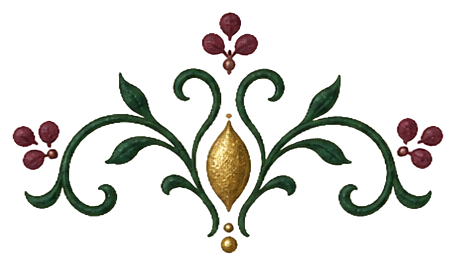
#> input picture examples/illuminated-book/profiles/illuminated-example/assets/hinge-tendrils.png, 456 x 266 px
$ python -i layout_images.py   (imports and definitions only)
#> lines starting #> are read from the running program, lines starting #| are printed output that depends on the picture; after the words box and inside, x2 and y2 are one past the last pixel; in counts of white or black regions, pixels touching at a corner belong together
r"""Preprocess Optical Foundry layout-image source blocks.

The source-facing surface is an explicit fenced block, not default Markdown image
behavior:

```of-image
path: assets/portrait.png
placement: wrap        # wrap | absolute | inline | block
align: right           # wrap only: left | right
width: 0.34\textwidth
edge: vignette         # none | fade | vignette | soft
gap: 2\baselineskip    # block only: vertical envelope, defaults to the hinge's
auto_trim: true        # block only: crop the blank margin the asset ships
caption: Optional caption
```

The preprocessor rewrites the block into guarded raw LaTeX. It is intentionally
PDF/LaTeX-oriented: Markdown remains the canonical source surface, while the
render-only copy carries wrapfig/TikZ/eso-pic commands for Pandoc.

Displayed images (`placement: block`, and raw centered `\includegraphics`
vignettes written straight into source) additionally get a measured whitespace
contract — see the `_BLOCK_IMAGE_GAP_DEFAULT` block below for the ruling, the
measurements behind it, and what is deliberately left alone.
"""
from __future__ import annotations

from dataclasses import dataclass, field
from pathlib import Path
from typing import Any
import hashlib
import re


class LayoutImageRenderError(RuntimeError):
    """Raised when an `of-image` block is unsafe or malformed."""


@dataclass(frozen=True)
class LayoutImagePreprocessResult:
    changed: bool
    rewritten_source: Path
    figure_inventory: list[dict[str, Any]] = field(default_factory=list)
    warnings: list[str] = field(default_factory=list)
    graphicspath_roots: list[str] = field(default_factory=list)


_BLOCK_RE = re.compile(r"^```of-image\s*\n(?P<body>.*?)^```\s*$", re.MULTILINE | re.DOTALL)
_INITIAL_BLOCK_RE = re.compile(r"^```of-initial\s*\n(?P<body>.*?)^```\s*\n?", re.MULTILINE | re.DOTALL)
_RAW_LATEX_RESOURCE_RE = re.compile(
    r"\\(?:includegraphics|OFSectionDividerBackground|CodexFloatingPlate|OFOuterRail|OFBottomRail|OFEdgeOrnament)\b"
)
_SAFE_DIMENSION_RE = re.compile(
    r"^-?(?:\\(?:linewidth|textwidth|textheight|paperwidth|paperheight|baselineskip)|(?:0(?:\.0+)?|0?\.\d+|[1-9]\d*(?:\.\d+)?)(?:\\(?:linewidth|textwidth|textheight|paperwidth|paperheight|baselineskip)|in|cm|mm|pt|em|ex))$"
)
_SAFE_OPACITY_RE = re.compile(r"^(?:0(?:\.\d+)?|1(?:\.0+)?)$")
_ALLOWED_PLACEMENTS = {"wrap", "absolute", "inline", "block"}
_ALLOWED_ALIGN = {"left": "l", "right": "r"}
_ALLOWED_ANCHORS = {"north east", "north west", "south east", "south west", "center"}
_ALLOWED_EDGES = {"", "none", "fade", "vignette", "soft", "soft-edge", "soft_edge"}
_ALLOWED_INITIAL_ALIGNMENTS = {"bottom", "top"}
_IMAGE_EXTENSIONS = {".png", ".jpg", ".jpeg", ".pdf"}

# --- Displayed-image vertical envelope (Luis-ruled 2026-08-11, build-64 proof) ---
#
# Folio 168: "there is too much whitespace around the image. it should be
# comparable to a hinge. across the whole work. [two other object vignettes]
# are instances too."
#
# The target is measured, not invented. A hinge ornament is emitted by
# profiles/40_latex_import/filters/codex0_composition.lua as
#
#   \CodexBreakOrnament -> \par\vspace{G}{\centering <glyph>\par}\vspace{G}
#   hinge_ornament_gap  = 2\baselineskip   (26.9pt at the book's 13.44pt leading)
#
# and on Vol I folio 168 of build 64 that hinge measures 33.6pt of ink-to-ink air
# above it and 37.7pt below. The block image four inches down the
# same page measured 63.6pt above and 58.8pt below — roughly 1.7x a hinge.
#
# Two separate causes, both addressed here:
#
#   1. ENVELOPE. `placement: block` was emitted as a bare `\begin{center}`, so its
#      vertical space was LaTeX's trivlist \topsep + \partopsep + \parskip. That is
#      smaller than a hinge AND it carries stretch, so no two displayed images in
#      the book agreed with each other or with the ornament ladder. Displayed
#      images now use the hinge's own rigid envelope, by way of the
#      `OFDisplayedFigure` environment defined below.
#
#   2. THE ASSET'S OWN MARGIN — the larger share. Object extracts are exported on a
#      generous canvas, so the PNG ships its whitespace inside the image box where
#      no LaTeX skip can reach it: one vignette 24%/29% top/bottom, another
#      27%/32%, a third 35%/42%. A fourth vignette is
#      alpha-tight but fades below visibility ~36% before its top edge, which reads
#      the same way on paper. That margin is now measured and cropped at render
#      time, with the declared width scaled by the retained fraction so the VISIBLE
#      object keeps exactly the size it has today — this removes whitespace, never
#      resizes artwork.
#
# Scope: the DISPLAYED lane only (`placement: block`, plus the raw centered
# vignettes below). `placement: wrap` is deliberately untouched — a wrap has prose
# beside it rather than above and below it, its space is \intextsep/\columnsep, and
# the wrapped vignette on folio 198 reads correctly today. Full-page plates are out
# of scope by Luis's own framing and are excluded structurally (see
# _RAW_CENTERED_VIGNETTE_RE).
_BLOCK_IMAGE_GAP_DEFAULT = "2\\baselineskip"

# Content-margin detection. A pixel counts as ink when compositing it onto white
# paper darkens the paper by more than _AUTO_TRIM_INK_FLOOR/255 (~8%); below that
# it does not print as anything a reader can see. A row/column counts as content
# when at least _AUTO_TRIM_LINE_COVERAGE of it is ink, which keeps stray specks and
# scan noise from defeating the crop.
_AUTO_TRIM_INK_FLOOR = 20
_AUTO_TRIM_LINE_COVERAGE = 0.005
# Margins under 4% are hairlines. With the 2% bleed below, this means a crop only
# ever happens when it removes at least 2% of a dimension — enough to matter on the
# page, and never enough churn to produce a trimmed twin for a rounding error.
_AUTO_TRIM_MIN_MARGIN = 0.04
# Give back 2% of the natural dimension as bleed so a hard clip never lands on the
# still-visible part of a vignette's fade.
_AUTO_TRIM_BLEED = 0.02
# Refuse to remove more than 45% from any one edge: past that the measurement is
# more likely wrong than the asset is.
_AUTO_TRIM_MAX_EDGE = 0.45
_AUTO_TRIM_PLACEMENTS = {"block"}

# Raw `\begin{center}\includegraphics[width=<absolute>]{path}\end{center}` written
# directly into source, which is how two object vignettes (both
# named in the folio-168 note), the blueberry hill, the birches and a
# third vignette are wired. These never passed through `of-image`, so an
# of-image-only fix would have missed exactly the instances Luis cited. Normalizing
# them in the render-only copy fixes them without touching book source.
#
# The guard is deliberately narrow so full-page plates cannot be caught: it demands
# a line-initial match (so a quoted/commented placement directive is skipped), a
# lone `width=` key in an ABSOLUTE unit, and a brace-free literal path. Every
# full-page plate in the book carries `width=\textwidth,height=0.9\textheight,
# keepaspectratio` and a `\detokenize{...}` path, and so fails all three.
_RAW_CENTERED_VIGNETTE_RE = re.compile(
    r"^\\begin\{center\}[ \t]*"
    r"\\includegraphics\[[ \t]*width[ \t]*=[ \t]*"
    r"(?P<width>(?:0?\.\d+|[1-9]\d*(?:\.\d+)?)(?:in|cm|mm|pt))[ \t]*\]"
    r"\{(?P<path>[^{}\\%#$`\s]+)\}[ \t]*"
    r"\\end\{center\}[ \t]*$",
    re.MULTILINE,
)

_DIMENSION_PARTS_RE = re.compile(
    r"^(?P<coeff>(?:0(?:\.0+)?|0?\.\d+|[1-9]\d*(?:\.\d+)?))?"
    r"(?P<unit>\\[a-z]+|in|cm|mm|pt|em|ex)$"
)
_IMAGE_INITIAL_RECIPES: dict[str, dict[str, Any]] = {
    "codex0_a5_default": {
        "width": ".72in",
        "lines": 4,
        "gap": ".06in",
        "raise": "0in",
        "align": "bottom",
    },
    "mythic_letter_default": {
        "width": ".84in",
        "lines": 4,
        "gap": ".08in",
        "raise": "0in",
        "align": "bottom",
    },
    "cam_letter_default": {
        "width": ".80in",
        "lines": 4,
        "gap": ".08in",
        "raise": "0in",
        "align": "bottom",
    },
    "generic_report_default": {
        "width": ".78in",
        "lines": 4,
        "gap": ".08in",
        "raise": "0in",
        "align": "bottom",
    },
}
_LATEX_TEXT_REPLACEMENTS = {
    "\\": r"\textbackslash{}",
    "&": r"\&",
    "%": r"\%",
    "$": r"\$",
    "#": r"\#",
    "_": r"\_",
    "{": r"\{",
    "}": r"\}",
    "~": r"\textasciitilde{}",
    "^": r"\textasciicircum{}",
}


_LAYOUT_IMAGE_HEADER_INCLUDES = [
    r"\usepackage{graphicx}",
    r"\usepackage{wrapfig}",
    r"\usepackage{tikz}",
    r"\usetikzlibrary{calc}",
    # tikzpagenodes supplies `current page text area`, which plain TikZ does not.
    # codex0.tex's \OFCompassField anchors the handwritten-ask compass field to the
    # text block rather than the sheet, so without this the build dies with
    # "No shape named `current page text area' is known" (verified 2026-08-11).
    r"\usepackage{tikzpagenodes}",
    r"\usepackage{eso-pic}",
    r"\providecommand{\OFDecorativeImage}[3]{\begingroup\def\OFEdgeMode{#3}\begin{tikzpicture}\node[inner sep=0pt,outer sep=0pt] (ofimg) {\includegraphics[#1]{#2}};\ifx\OFEdgeMode\empty\else\begin{scope}\clip (ofimg.south west) rectangle (ofimg.north east);\draw[white,line width=10pt,opacity=0.55] (ofimg.south west) rectangle (ofimg.north east);\draw[white,line width=22pt,opacity=0.22] (ofimg.south west) rectangle (ofimg.north east);\end{scope}\fi\end{tikzpicture}\endgroup}",
    r"\newlength{\OFWrapSavedColumnSep}",
    r"\newlength{\OFWrapSavedInTextSep}",
    # Displayed-image envelope. Geometry is character-for-character the hinge
    # ornament's (\CodexBreakOrnament in codex0.tex): rigid \vspace, a centered
    # group, rigid \vspace. Bare `\begin{center}` is not used because its trivlist
    # skips are both smaller than a hinge and stretchy. Defined defensively so a
    # template that already provides the environment wins.
    # NB: \newenvironment may only reference #1 in its BEGIN code — LaTeX gives
    # "Illegal parameter number in definition of \end<env>" otherwise (it broke
    # build 65). The gap is stashed in a macro at \begin time, outside the
    # centering group so it survives into the end code, and read back there.
    r"\makeatletter\@ifundefined{OFDisplayedFigure}{\newenvironment{OFDisplayedFigure}[1][2\baselineskip]{\par\def\OFDisplayedFigureGap{#1}\vspace{\OFDisplayedFigureGap}\begingroup\centering}{\par\endgroup\vspace{\OFDisplayedFigureGap}}}{}\makeatother",
]
_IMAGE_INITIAL_HEADER_INCLUDES = [
    r"\usepackage{yugenillumination}",
]


# [179 lines left out: functions preprocess_layout_image_blocks, _parse_block_yaml, not called in this run]


def image_initial_recipes() -> dict[str, dict[str, Any]]:
    """Return the named `of-initial` tuning recipes available to source authors."""
    return {name: dict(values) for name, values in _IMAGE_INITIAL_RECIPES.items()}


# [105 lines left out: functions _parse_initial_yaml, _raw_centered_vignette_cfg, _resolve_asset_path, not called in this run]


def _content_margins(path: Path) -> tuple[float, float, float, float] | None:
    """Measure the blank margin an image ships inside its own canvas.

    Returns (left, bottom, right, top) as fractions of the natural size, in
    graphicx's `trim` order. Returns None whenever the margin cannot be measured —
    no Pillow, unreadable file, vector art, all-blank canvas. Fail-open is
    deliberate: an unmeasurable asset keeps exactly the placement it has today.
    """

    try:
        from PIL import Image
    except Exception:
        return None
    try:
        with Image.open(path) as handle:
#> handle is the input picture: PIL image 456x266 RGBA; mean R, G, B, A 188.6, 188.7, 184.8, 45.9
            image = handle.convert("RGBA")
    except Exception:
        return None
    width, height = image.size
#> width = 456; height = 266
    if width < 8 or height < 8:
        return None
    try:
        # Judge the asset the way the page will: composited onto paper white, since
        # a low-alpha wash and a pale wash read identically once printed.
        paper = Image.new("RGBA", image.size, (255, 255, 255, 255))
#> paper: PIL image 456x266 RGBA; every value is 255
        flat = Image.alpha_composite(paper, image).convert("L")
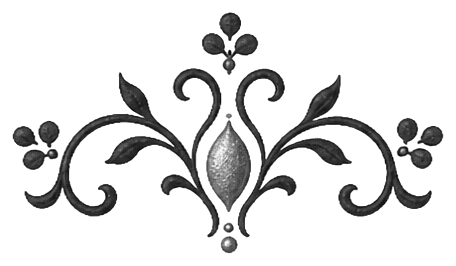
#> flat: PIL image 456x266 L; min 4, max 255, mean 223.4
        ceiling = 255 - _AUTO_TRIM_INK_FLOOR
        ink = flat.point(lambda value: 255 if value <= ceiling else 0)
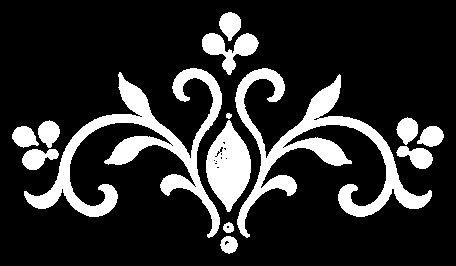
#> ink: PIL image 456x266 L; 17.9% white; 14 white regions, largest, box (x1, y1, x2, y2) and area: (24, 68, 222, 238) 7324, (235, 68, 432, 238) 7254, (206, 120, 251, 212) 2586
        # A BOX resize to one pixel wide/tall is a per-row / per-column mean.
        row_means = ink.resize((1, height), Image.BOX).tobytes()
        column_means = ink.resize((width, 1), Image.BOX).tobytes()
    except Exception:
        return None
    floor = _AUTO_TRIM_LINE_COVERAGE * 255
    rows = [index for index, value in enumerate(row_means) if value >= floor]
#> rows = 241 values from 12 to 252
    columns = [index for index, value in enumerate(column_means) if value >= floor]
#> columns = 432 values from 12 to 443
    if not rows or not columns:
        return None
    return (
        columns[0] / width,
        (height - 1 - rows[-1]) / height,
        (width - 1 - columns[-1]) / width,
        rows[0] / height,
    )


# [191 lines left out: functions _auto_trim_plan, _write_trimmed_asset, _trim_stem, _scale_dimension, _apply_auto_trim, _safe_resource_path and 5 more, not called in this run]


def _latex_escape_text(value: str) -> str:
    return "".join(_LATEX_TEXT_REPLACEMENTS.get(ch, ch) for ch in value)


# [34 lines left out: functions _graphicspath_roots, _safe_graphicspath_root, not called in this run]


def _graphicspath_include(roots: list[str]) -> str:
    joined = "".join(f"{{{root}}}" for root in roots)
    return f"\\graphicspath{{{joined}}}"


# [145 lines left out: functions _render_layout_image_latex, _render_image_initial_latex, _inventory_entry, _initial_inventory_entry, _ensure_header_includes, _split_frontmatter, not called in this run]

>>> result = _content_margins('../examples/illuminated-book/profiles/illuminated-example/assets/hinge-tendrils.png')
#> result = (0.0263, 0.0489, 0.0263, 0.0451)

$ run again, on examples/illuminated-book/profiles/illuminated-example/assets/lupine-rail.png
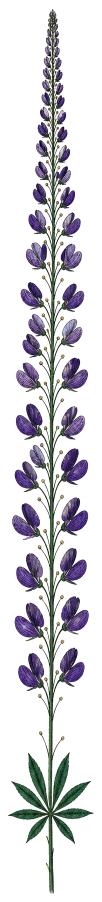
#> input picture examples/illuminated-book/profiles/illuminated-example/assets/lupine-rail.png, 203 x 1804 px (shown at 1/2 size)
#> in _content_margins, handle is the input picture: PIL image 203x1804 RGBA; mean R, G, B, A 167.7, 167.1, 171.6, 69.7
#> paper: PIL image 203x1804 RGBA; every value is 255
#> in _content_margins, `flat = Image.alpha_composite(paper, image).convert("L")`:
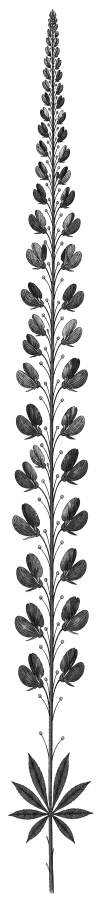
#> flat: PIL image 203x1804 L (shown at 1/2 size); min 0, max 255, mean 212.6
#> in _content_margins, `ink = flat.point(lambda value: 255 if value <= ceiling else 0)`:
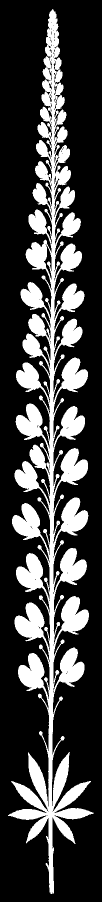
#> ink: PIL image 203x1804 L (shown at 1/2 size); 25.3% white; 1 white region, box (x1, y1, x2, y2) and area: (16, 18, 187, 1788) 92796
#> rows = 1769 values from 19 to 1787
#> columns = 155 values from 24 to 178
#> result = (0.118, 0.00887, 0.118, 0.0105)
